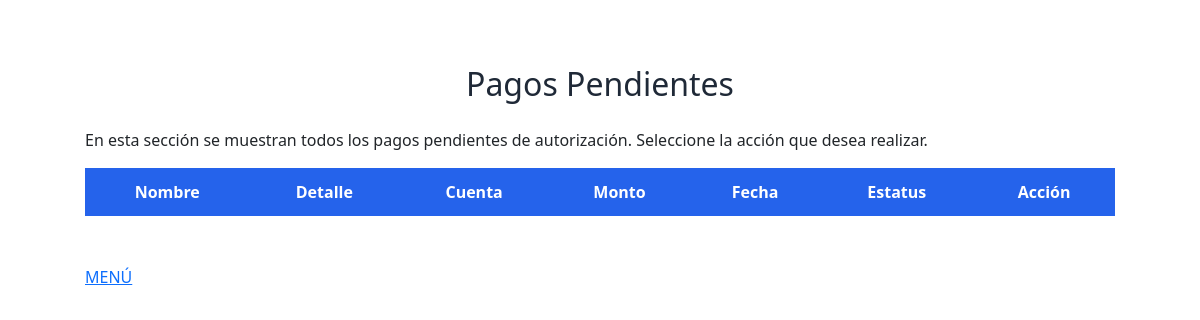
The page /buscarPagos/ (signed in) on the database as committed earlier.
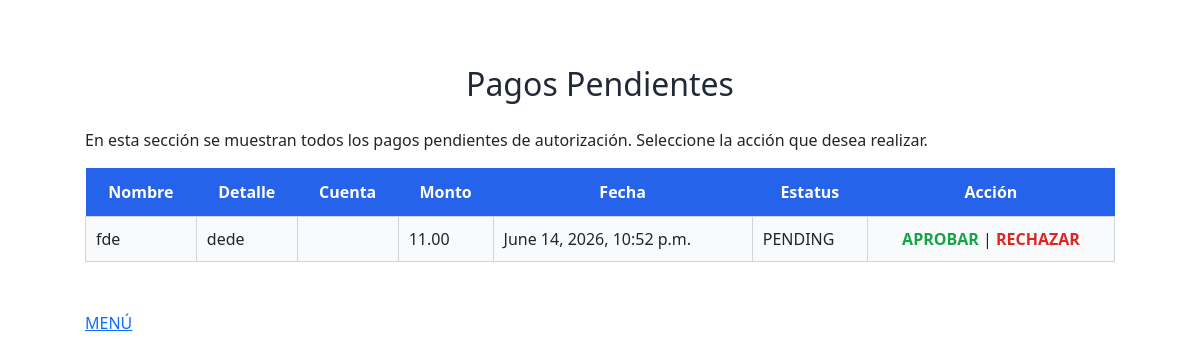
The same page on the database as committed later.
### core/models.py (models this page shows, shortened)
class Pagos(models.Model):
    pago_id = models.BigAutoField(primary_key=True)
    gasto_id = models.ForeignKey(Gastos,on_delete=models.PROTECT)
    banco_id = models.ForeignKey(Banco, on_delete=models.PROTECT,default='1',null=True)
    nombre_pago = models.CharField(max_length=100)
    detalle_pago = models.TextField()
    monto_pago = models.DecimalField(max_digits=12,decimal_places=2)
    creado_por = models.ForeignKey(User,on_delete=models.PROTECT)
    fecha_creacion = models.DateTimeField(auto_now_add=True)
    estatus = models.CharField(max_length=12,choices=ESTATUS_GASTO,default="PENDING")
    def get_pending_pays():
        paysP = Pagos.objects.filter(estatus = "PENDING")
        return paysP

### core/views.py (the view)
# urls.py: path("buscarPagos/", views.buscarPagos, name="Pagos"),
@login_required
def buscarPagos(request):
    pagosP = Pagos.get_pending_pays()
    return render(request, "pagosPendientes.html",{"Pagos":pagosP})

### core/templates/pagosPendientes.html (shortened to what this page needs)
{% extends 'base.html' %}
{% load static %}
{% block content %}
<div class="pago-formulario">
    <h2>Pagos Pendientes</h2>
    <p>
        En esta sección se muestran todos los pagos pendientes de autorización.
        Seleccione la acción que desea realizar.
    </p>
    <table>
        <tr>
            <th>Nombre</th>
            <th>Detalle</th>
            <th>Cuenta</th>
            <th>Monto</th>
            <th>Fecha</th>
            <th>Estatus</th>
            <th>Acción</th>
        </tr>
        {% for pago in Pagos %}
        <tr>
            <td>{{ pago.nombre_pago }}</td>
            <td>{{ pago.detalle_pago }}</td>
            <td>{{ pago.banco_id.nombre }}</td>
            <td>{{ pago.monto_pago }}</td>
            <td>{{ pago.fecha_creacion }}</td>
            <td>{{ pago.estatus }}</td>
            <td style="text-align:center;">
                <a class="aprobar" href="/aprobarPago/{{ pago.pago_id }}">
                    APROBAR
                </a>
                |
                <a class="rechazar" href="/rechazarPago/{{ pago.pago_id }}">
                    RECHAZAR
                </a>
            </td>
        </tr>
        {% endfor %}
    </table>
    <br>
    <a href="/menu">
        MENÚ
    </a>
</div>
{% endblock %}

### core/templates/base.html (shortened to what this page needs)
{% load static %}
<!DOCTYPE html>
<html>
<head>
    <link href="https://cdn.jsdelivr.net/npm/bootstrap@5.3.8/dist/css/bootstrap.min.css" rel="stylesheet">
    <link rel="stylesheet" href="{% static 'css/styles.css' %}">
</head>
<body>
    {% block content %}
    {% endblock %}
</body>
</html>

### core/static/css/styles.css (style rules this page uses)
.pago-formulario { width: 90%; margin: 40px auto; padding: 25px; }
.pago-formulario h2 { text-align: center; margin-bottom: 25px; color: #1f2937; }
.pago-formulario table { width: 100%; border-collapse: collapse; margin-bottom: 25px; }
.pago-formulario th { background-color: #2563eb; color: white; padding: 12px; text-align: center; }
.pago-formulario td { padding: 10px; border: 1px solid #d1d5db; }
.pago-formulario tr:nth-child(even) { background-color: #f9fafb; }
.pago-formulario td a { text-decoration: none; font-weight: 600; color: #2563eb; }
.pago-formulario .aprobar { color: #16a34a; font-weight: bold; }
.pago-formulario .rechazar { color: #dc2626; font-weight: bold; }

Rows that differ between the two databases and show on the page:
added Pagos: nombre_pago "fde", detalle_pago "dede", monto_pago "11.00", fecha_creacion "June 14, 2026, 10:52 p.m.", estatus "PENDING"
